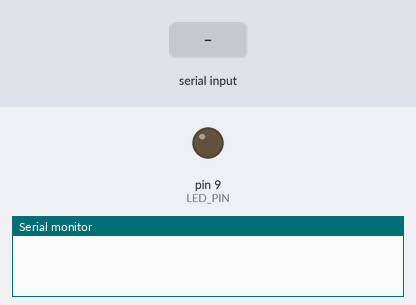
The sketch below on a simulated Arduino Uno, built with avr-gcc and run on an emulated ATmega328P. On the bench: output pins drawn as LEDs (lit = HIGH), the last lines printed to the serial monitor. The inputs (shaded band) are chosen by the test bench.

Above: at 1.2 s.
1.3 s: "on\n" received over Serial
At 2.2 s:
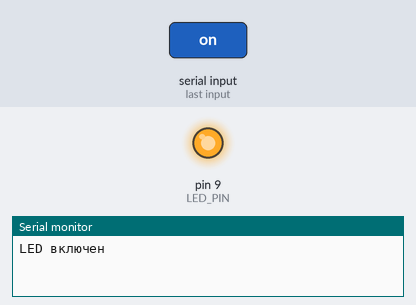
2.8 s: "off\n" received over Serial
At 3.4 s:
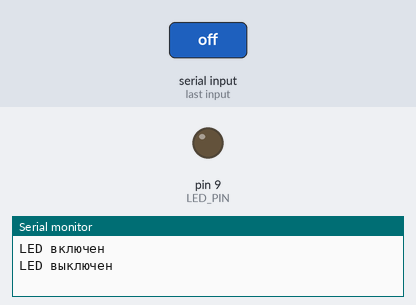
Timing chart, 0 to 5.8 s (numbered marks = the images above; inputs shaded):
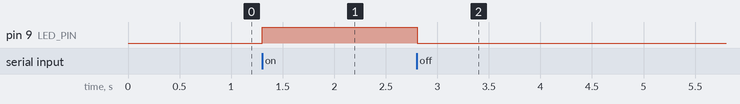

The sketch:

laba1.ino
```cpp
#define LED_PIN 9
String command;

void setup()
{
  pinMode(LED_PIN, OUTPUT);
  Serial.begin(9600);
}

void loop()
{
  while (Serial.available())
  {
    char incomingChar = Serial.read();
    if (incomingChar != '\n')
    {
      command += incomingChar;
    }
    else
    {
      command.toLowerCase();
      if (command == "on")
      {
        digitalWrite(LED_PIN, HIGH);
        Serial.println("LED включен");
      }
      else if (command == "вкл")
      {
        digitalWrite(LED_PIN, HIGH);
        Serial.println("LED включен");
      }
      else if (command == "off")
      {
        digitalWrite(LED_PIN, LOW);
        Serial.println("LED выключен");
      }

      else if (command == "off")
      {
        digitalWrite(LED_PIN, LOW);
        Serial.println("LED выключен");
      }
      else if (command == "выкл")
      {
        digitalWrite(LED_PIN, LOW);
        Serial.println("LED выключен");
      }
      else
      {
        Serial.println("Неизвестная команда");
      }

      command = "";
    }
  }
}
```

Measured:
- after the input at 1.3 s, pin 9 (LED_PIN): LOW → HIGH at once
- after the input at 2.8 s, pin 9 (LED_PIN): HIGH → LOW at once
